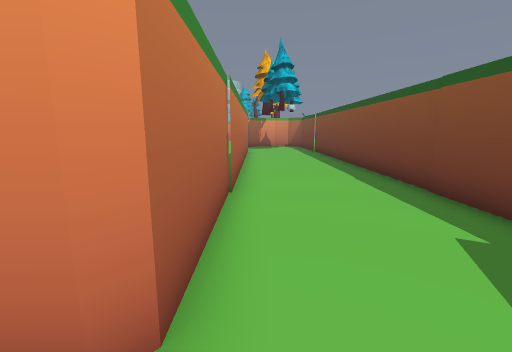
[1] (above)

22 first-person views from a walk through a scene from a Unity 3-D project. The camera is 1.5 m above the floor, tilts 10° down and sees 90° across. Doors are open. The floor is counted in squares, 1 m on a side. Each view is taken from the middle of a square. On the plan, view 1 faces up. The plan holds only what a view shows up to about 13 squares ahead; the rest is blank. The place goes on beyond the plan. Some surface patterns are stand-ins.

[2]
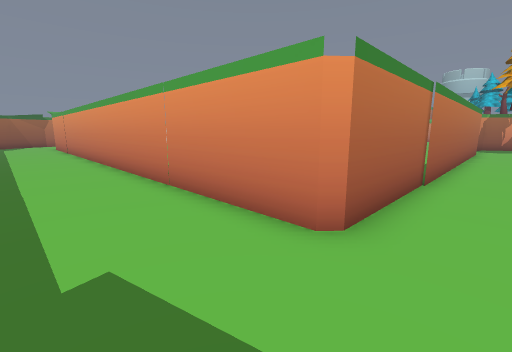

[3]
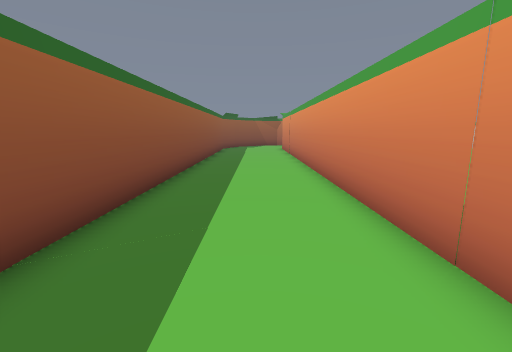

[4]
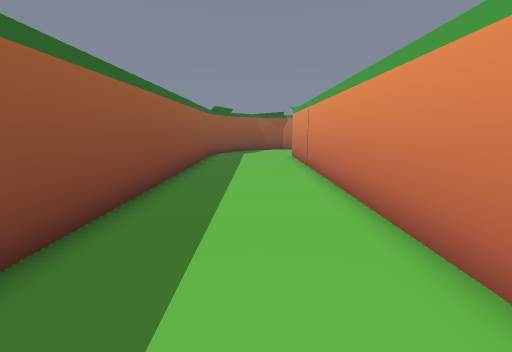

[5]
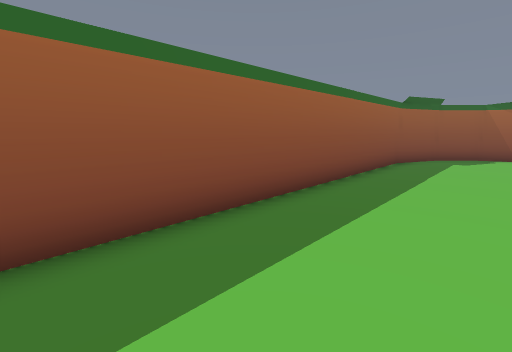

[6]
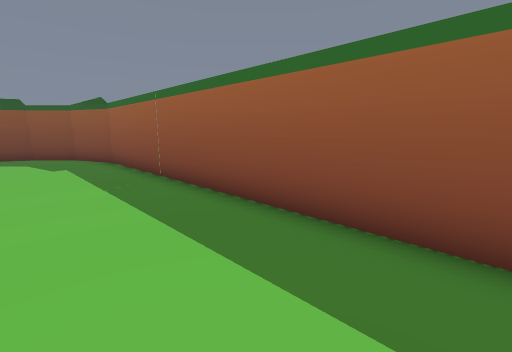

[7]
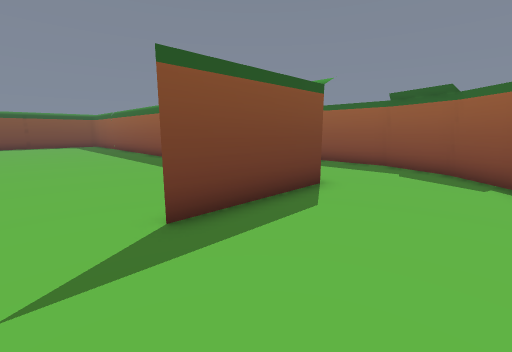

[8]
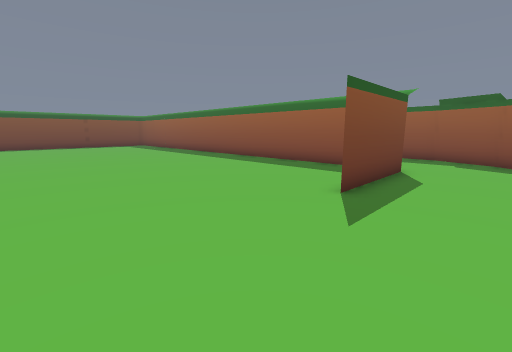

[9]
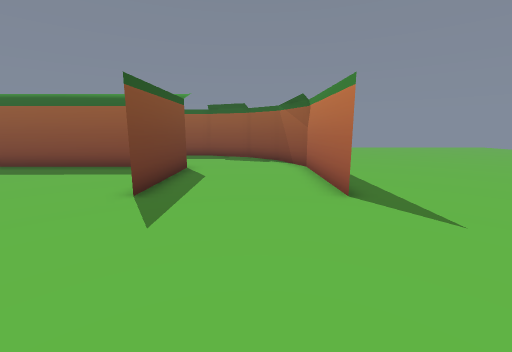

[10]
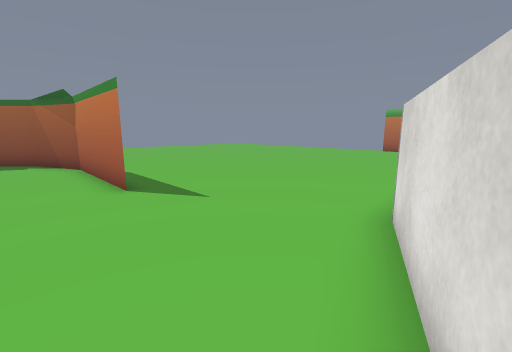

[11]
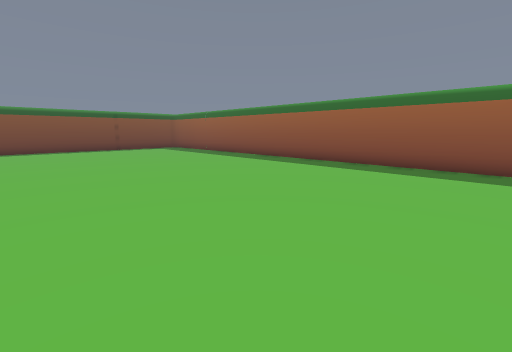

[12]
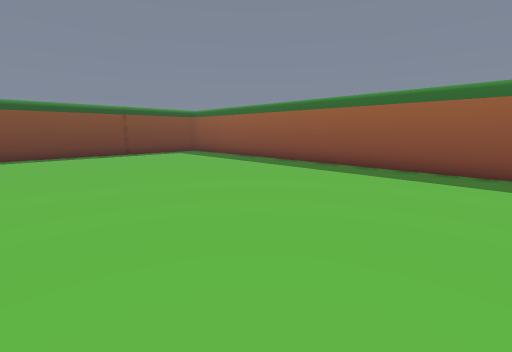

[13]
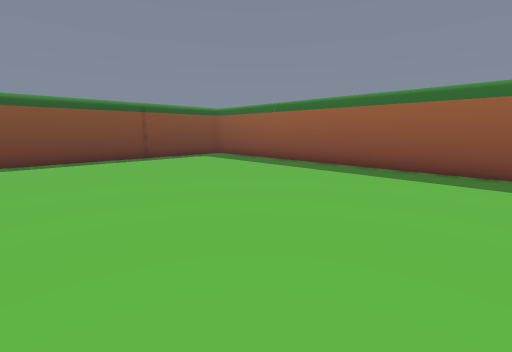

[14]
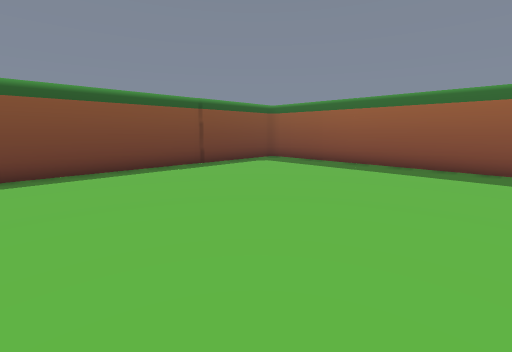

[15]
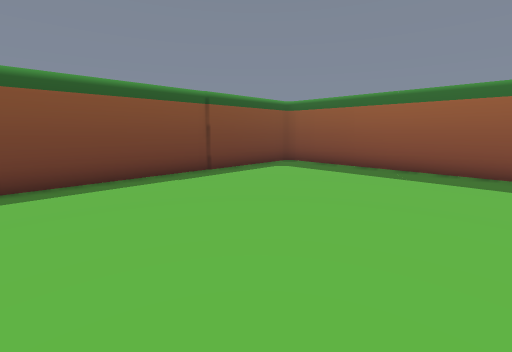

[16]
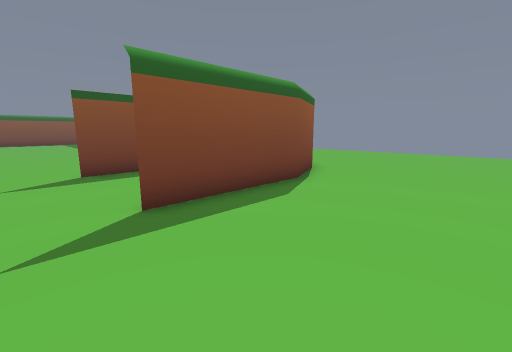

[17]
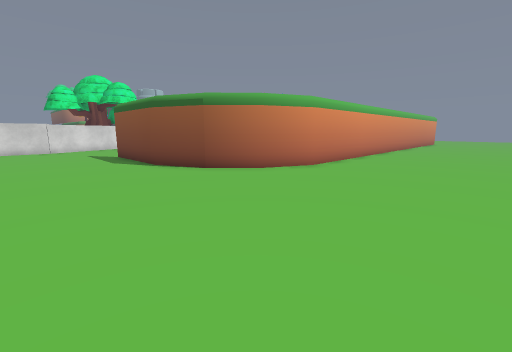

[18]
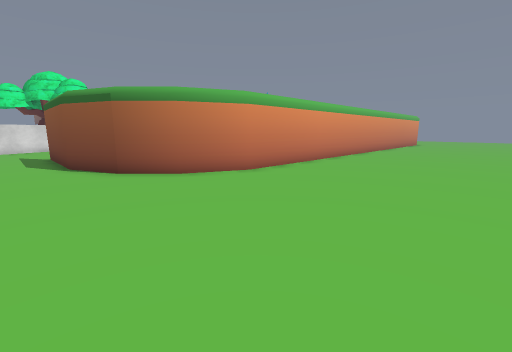

[19]
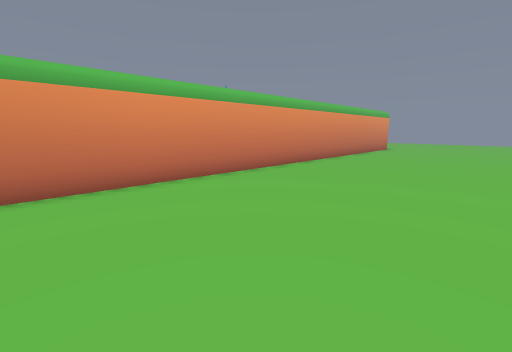

[20]
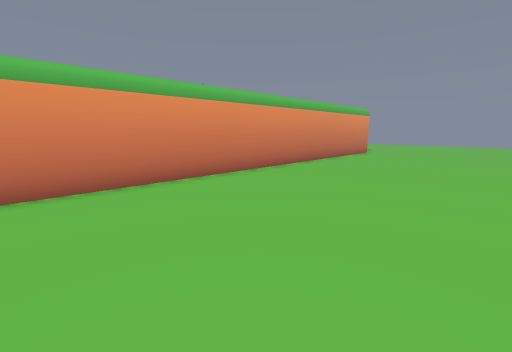

[21]
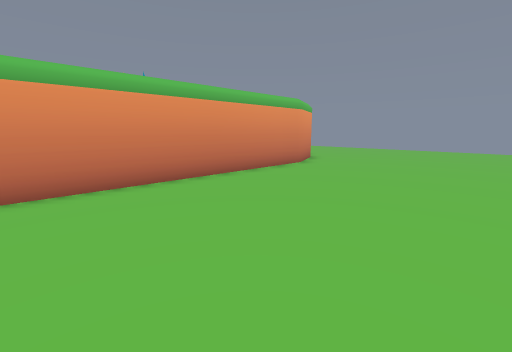

[22]
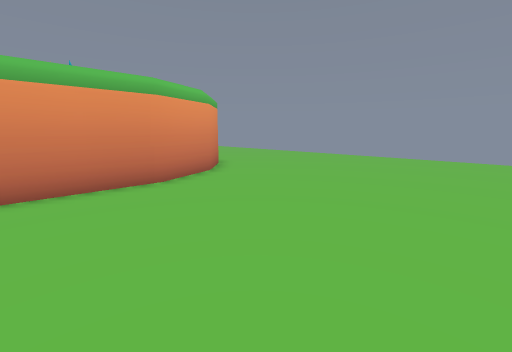

### Floor plan
Points are (right, up) in squares from view 1. A wall is a line through its corners. A room is listed if a view was taken in it or the views show most of it. See-through windows are left out.
Room 1 (views 1, 2, 3, 4, 5, 6, 7, 8, 9, 10, 11, 12, 13, 14, 15, 16, 17, 18, 19, 20, 21, 22)
walls: (-23.1, 1.2) (-1, 1.2) (-22.1, 1.2); (-0.6, 1.6) (-0.6, 13.1); (-0.7, -3.8) (-25.2, -3.8) (-27.6, -2.8) (-29.1, -1.2) (-30.1, 1.2) (-30.2, 6.3) (-30.2, 1.2) (-29.1, -1.2) (-27.6, -2.8) (-25.2, -3.8) (-0.7, -3.8); (-25.2, 1.5) (-25.2, 6.2); (3.4, -1.1) (1.8, -2.7) (-0.7, -3.8) (1.7, -2.7) (3.3, -1.2) (3.8, 0.1); (4.3, 4.1) (4.3, 13.2); (-0.7, 13.5) (-0.7, 1.6) (-1, 1.2); (-29.1, 13.1) (-32.7, 11.7)

Positions as (right, up) in squares from view 1, and headings:
1: (0, 0), facing up
2: (1, -2), facing up-left
3: (-3, -1), facing left
4: (-9, -1), facing left
5: (-12, 0), facing down-left
6: (-14, 0), facing down-right
7: (-29, 8), facing down-right
8: (-28, 12), facing down-right
9: (-28, 12), facing down
10: (-28, 13), facing down-left
11: (-23, 13), facing down-right
12: (-18, 12), facing down-right
13: (-15, 12), facing down-right
14: (-11, 13), facing down-right
15: (-9, 12), facing down-right
16: (-35, 8), facing down-right
17: (-35, -10), facing up-right
18: (-32, -11), facing up-right
19: (-23, -11), facing up-right
20: (-19, -11), facing up-right
21: (-11, -11), facing up-right
22: (-4, -11), facing up-right
